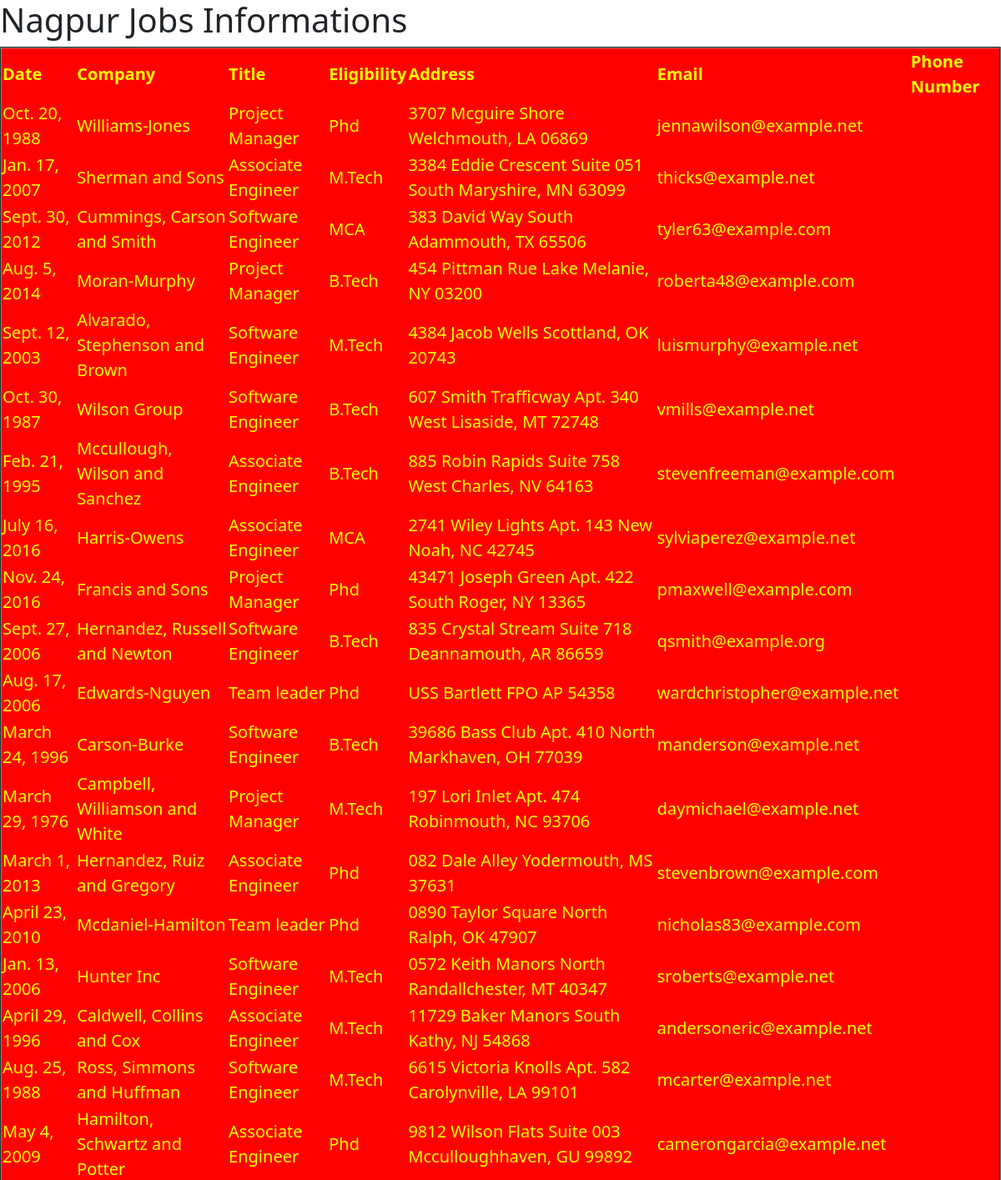
The app's page /ngpjobs (upper part) with its own data.
### testapp/models.py (models this page shows)
class ngpjobs(models.Model):
    date = models.DateField()
    company = models.CharField(max_length=50)
    title = models.CharField(max_length=70)
    eligibility = models.CharField(max_length=50)
    address = models.CharField(max_length=100)
    email = models.EmailField()
    phonenumber = models.BigIntegerField()

### testapp/views.py (the view)
# urls.py: path('ngpjobs', views.ngpjobs_view),
def ngpjobs_view(request):
    jobs_list = ngpjobs.objects.all()
    my_dict ={"jobs_list":jobs_list}
    return render(request,"testapp/ngpjobs.html",my_dict)

### templates/testapp/ngpjobs.html (shortened to what this page needs)
<!DOCTYPE html>
{% load static %}
<html lang="en">
<head>
    <link href="https://cdn.jsdelivr.net/npm/bootstrap@5.3.2/dist/css/bootstrap.min.css" rel="stylesheet">
    <link rel="stylesheet" href="{% static 'css/job1.css' %}">
</head>
<body>
<h1>Nagpur Jobs Informations</h1>
{% if jobs_list %}
<table border="2">
    <thead>
    <tr>
    <th>Date</th>
    <th>Company</th>
    <th>Title</th>
    <th>Eligibility</th>
    <th>Address</th>
    <th>Email</th>
    <th>Phone Number</th>
    </tr>
    </thead>
    {% for job in jobs_list %}
    <tr>
        <td>{{job.date}}</td>
        <td>{{job.company}}</td>
        <td>{{job.title}}</td>
        <td>{{job.eligibility}}</td>
        <td>{{job.address}}</td>
        <td>{{job.email}}</td>
        <td>{{job.phonenumbers}}</td>
    </tr>
    {% endfor %}
</table>
{% else %}
<p id="specialp">No Jobs In Nagpur</p>
{% endif %}
</body>
</html>

### static/css/job1.css (style rules this page uses)
table { color:yellow; background:red; margin:auto; font-size:20px; }

### records on screen
ngpjobs: date "Oct. 20, 1988", company "Williams-Jones", title "Project Manager", eligibility "Phd", address "3707 Mcguire Shore Welchmouth, LA 06869", email "jennawilson@example.net"
ngpjobs: date "Jan. 17, 2007", company "Sherman and Sons", title "Associate Engineer", eligibility "M.Tech", address "3384 Eddie Crescent Suite 051 South Maryshire, MN 63099", email "thicks@example.net"
ngpjobs: date "Sept. 30, 2012", company "Cummings, Carson and Smith", title "Software Engineer", eligibility "MCA", address "383 David Way South Adammouth, TX 65506", email "tyler63@example.com"
ngpjobs: date "Aug. 5, 2014", company "Moran-Murphy", title "Project Manager", eligibility "B.Tech", address "454 Pittman Rue Lake Melanie, NY 03200", email "roberta48@example.com"
ngpjobs: date "Sept. 12, 2003", company "Alvarado, Stephenson and Brown", title "Software Engineer", eligibility "M.Tech", address "4384 Jacob Wells Scottland, OK 20743", email "luismurphy@example.net"
ngpjobs: date "Oct. 30, 1987", company "Wilson Group", title "Software Engineer", eligibility "B.Tech", address "607 Smith Trafficway Apt. 340 West Lisaside, MT 72748", email "vmills@example.net"
ngpjobs: date "Feb. 21, 1995", company "Mccullough, Wilson and Sanchez", title "Associate Engineer", eligibility "B.Tech", address "885 Robin Rapids Suite 758 West Charles, NV 64163", email "stevenfreeman@example.com"
ngpjobs: date "July 16, 2016", company "Harris-Owens", title "Associate Engineer", eligibility "MCA", address "2741 Wiley Lights Apt. 143 New Noah, NC 42745", email "sylviaperez@example.net"
ngpjobs: date "Nov. 24, 2016", company "Francis and Sons", title "Project Manager", eligibility "Phd", address "43471 Joseph Green Apt. 422 South Roger, NY 13365", email "pmaxwell@example.com"
ngpjobs: date "Sept. 27, 2006", company "Hernandez, Russell and Newton", title "Software Engineer", eligibility "B.Tech", address "835 Crystal Stream Suite 718 Deannamouth, AR 86659", email "qsmith@example.org"
ngpjobs: date "Aug. 17, 2006", company "Edwards-Nguyen", title "Team leader", eligibility "Phd", address "USS Bartlett FPO AP 54358", email "wardchristopher@example.net"
ngpjobs: date "March 24, 1996", company "Carson-Burke", title "Software Engineer", eligibility "B.Tech", address "39686 Bass Club Apt. 410 North Markhaven, OH 77039", email "manderson@example.net"
ngpjobs: date "March 29, 1976", company "Campbell, Williamson and White", title "Project Manager", eligibility "M.Tech", address "197 Lori Inlet Apt. 474 Robinmouth, NC 93706", email "daymichael@example.net"
ngpjobs: date "March 1, 2013", company "Hernandez, Ruiz and Gregory", title "Associate Engineer", eligibility "Phd", address "082 Dale Alley Yodermouth, MS 37631", email "stevenbrown@example.com"
ngpjobs: date "April 23, 2010", company "Mcdaniel-Hamilton", title "Team leader", eligibility "Phd", address "0890 Taylor Square North Ralph, OK 47907", email "nicholas83@example.com"
ngpjobs: date "Jan. 13, 2006", company "Hunter Inc", title "Software Engineer", eligibility "M.Tech", address "0572 Keith Manors North Randallchester, MT 40347", email "sroberts@example.net"
ngpjobs: date "April 29, 1996", company "Caldwell, Collins and Cox", title "Associate Engineer", eligibility "M.Tech", address "11729 Baker Manors South Kathy, NJ 54868", email "andersoneric@example.net"
ngpjobs: date "Aug. 25, 1988", company "Ross, Simmons and Huffman", title "Software Engineer", eligibility "M.Tech", address "6615 Victoria Knolls Apt. 582 Carolynville, LA 99101", email "mcarter@example.net"
ngpjobs: date "May 4, 2009", company "Hamilton, Schwartz and Potter", title "Associate Engineer", eligibility "Phd", address "9812 Wilson Flats Suite 003 Mcculloughhaven, GU 99892", email "camerongarcia@example.net"
